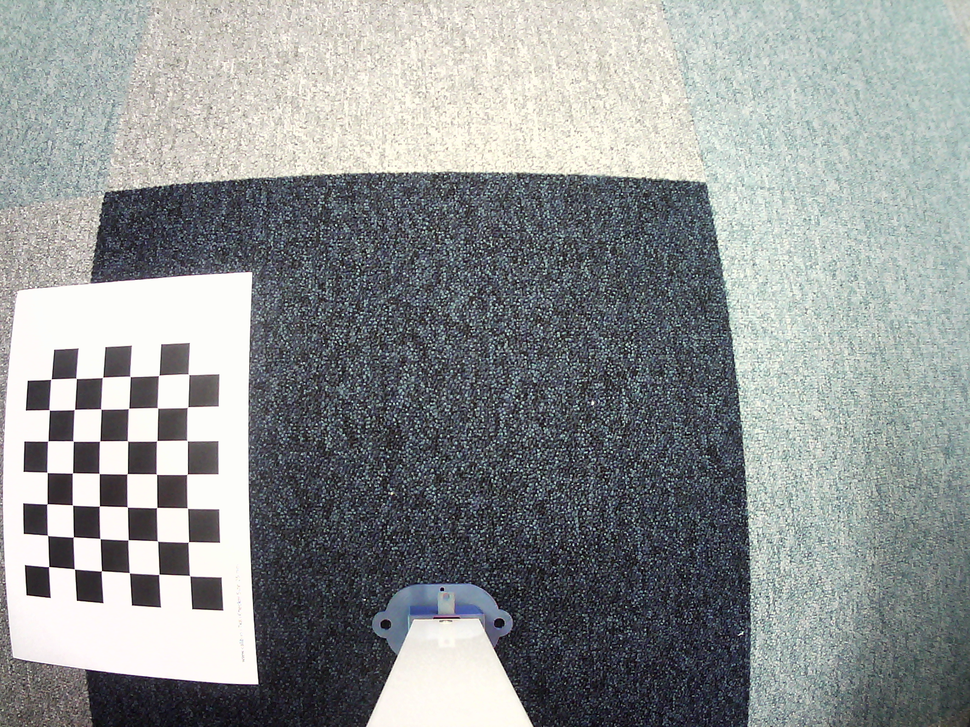
//> input picture eurobot_ws/src/computing_zone/aruco_detection/assets/calibration_photos/photo_11.png, 970 x 727 px, shrunk from 1600 x 1200 before the run; its folder holds only this picture in this run
$ ./camera_calibration   (built with g++ and OpenCV 4)
//> lines starting //> are read from the running program, lines starting //| are printed output that depends on the picture; after the words box and inside, x2 and y2 are one past the last pixel; in counts of white or black regions, pixels touching at a corner belong together
#include <opencv2/opencv.hpp>
#include <opencv2/core.hpp>
#include <opencv2/imgproc.hpp>
#include <opencv2/highgui.hpp>
#include <opencv2/calib3d.hpp>
#include <iostream>
#include <vector>
#include <string>
#include <glob.h>
#include <fstream>

using namespace cv;
using namespace std;

vector<String> getImages(const string& pattern) {
    vector<String> filenames;
    glob(pattern, filenames, false);
    return filenames;
}

int main() {
    // Termination criteria
    TermCriteria criteria(TermCriteria::EPS + TermCriteria::MAX_ITER, 30, 0.001);

    // Prepare object points
    vector<Point3f> objp;
    for (int i = 0; i < 6; i++) {
        for (int j = 0; j < 7; j++) {
            objp.push_back(Point3f((float)j, (float)i, 0));
        }
    }

    vector<vector<Point3f>> objpoints;
    vector<vector<Point2f>> imgpoints;

    // Get list of calibration images
    vector<String> images = getImages("/wolvi/src/computing_zone/aruco_detection/assets/calibration_photos/*.png");

    Mat gray, img;
    Size patternSize(7, 6);

    for (size_t i = 0; i < images.size(); i++) {
        img = imread(images[i]);
//> img is the input picture: 727 rows x 970 cols, CV_8UC3; mean B, G, R 147.7, 147.6, 143.6
        cvtColor(img, gray, COLOR_BGR2GRAY);

        vector<Point2f> corners;
        bool found = findChessboardCorners(gray, patternSize, corners);
//> corners = 42 Points (x, y), first 12: [48.63, 566.5], [47.49, 535.4], [47.05, 503.7], [47.06, 472.4], [47.83, 440.9], [49.23, 409.9], [50.99, 379.1], [74.39, 569], [73.37, 536.9], [72.48, 505], [72.47, 472.9], [73.19, 441.1]; found = true

        if (found) {
            cornerSubPix(gray, corners, Size(11, 11), Size(-1, -1), criteria);
//> corners = 42 Points (x, y), first 12: [48.62, 566.6], [47.48, 535.4], [46.85, 503.8], [47.07, 472.4], [47.69, 440.9], [49.21, 409.8], [50.85, 379.2], [74.38, 568.9], [73.26, 537.1], [72.46, 505.1], [72.41, 472.9], [73.08, 441]
            imgpoints.push_back(corners);
//> imgpoints = 1 point lists
            objpoints.push_back(objp);

            drawChessboardCorners(img, patternSize, corners, found);
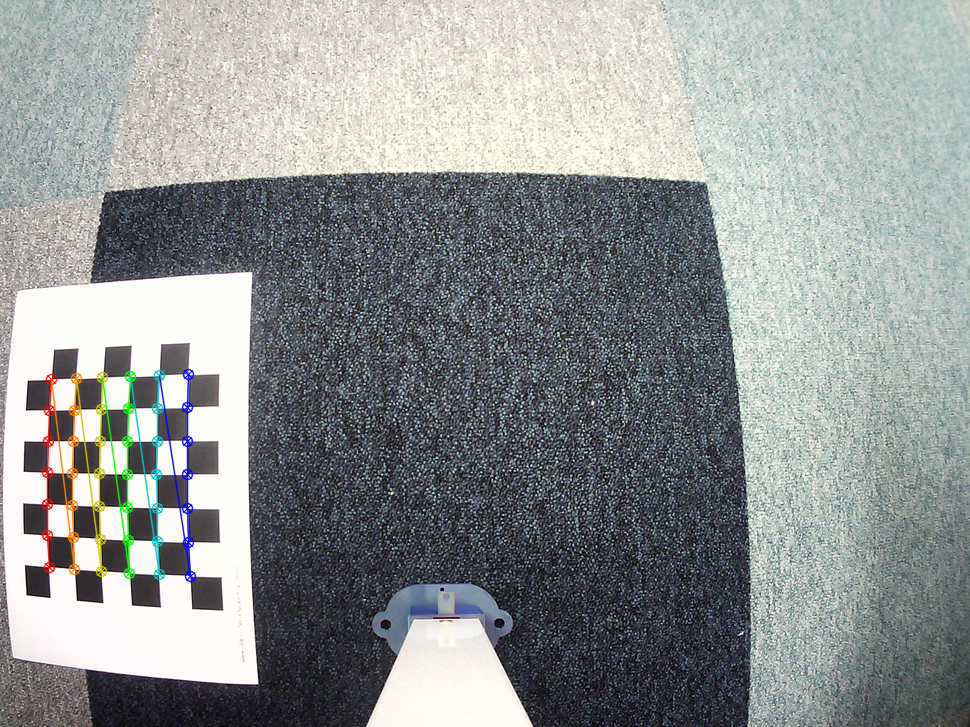
//> img: 727 rows x 970 cols, CV_8UC3; 1.35% of pixels changed, all inside (x1, y1, x2, y2) = (41, 368, 197, 583)
            imshow("Chessboard", img);
            waitKey(500);
        }
    }

    destroyAllWindows();

    // Calibrate the camera
    Mat mtx, dist, R, T;
    vector<Mat> rvecs, tvecs;
    calibrateCamera(objpoints, imgpoints, gray.size(), mtx, dist, rvecs, tvecs);
//> mtx = [[708.4, 0, 455.1], [0, 712.2, 395.5], [0, 0, 1]]; dist = [-0.386, 0.171, -0.00451, -0.000995, -0.0267]

    // Save calibration parameters to different text files
    ofstream calibFileCM("/wolvi/src/computing_zone/aruco_detection/calibration_values/camera_matrix_output.txt");

    if (calibFileCM.is_open()) { calibFileCM << "Camera Matrix (mtx):\n" << mtx << "\n"; }
    else { cerr << "Unable to open file for writing calibration data." << endl; }

    ofstream calibFileDC("/wolvi/src/computing_zone/aruco_detection/calibration_values/distortion_coefficients_output.txt");

    if (calibFileDC.is_open()) { calibFileDC << "Distortion Coefficients (dist):\n" << dist << "\n"; }
    else { cerr << "Unable to open file for writing calibration data." << endl; }

    return 0;
}

$ run again, on eurobot_ws/src/computing_zone/aruco_detection/assets/calibration_photos/photo_37.png
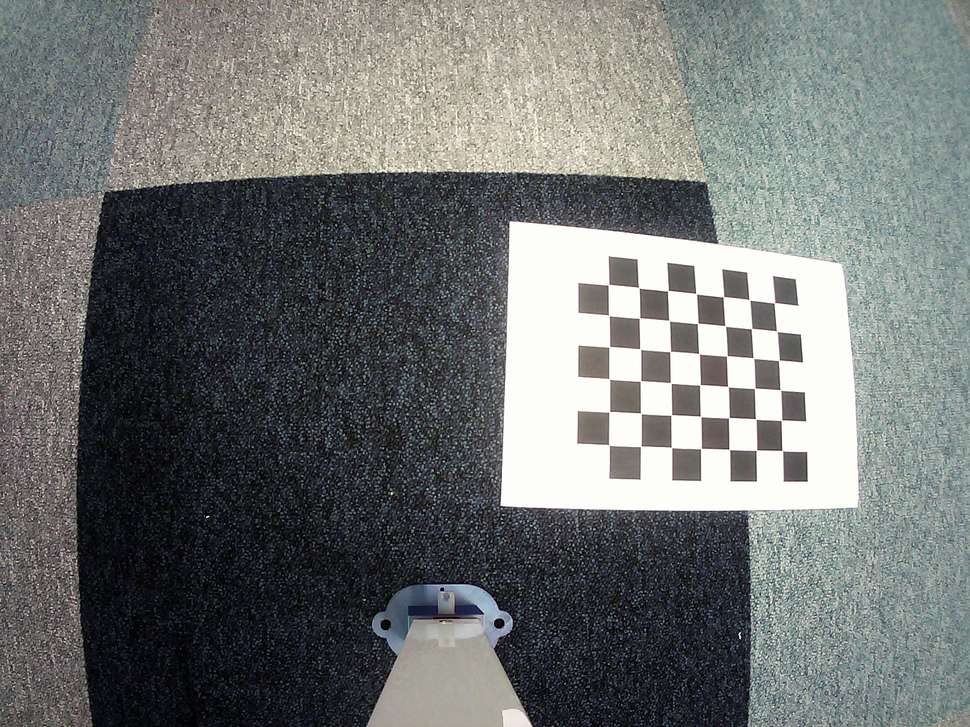
//> input picture eurobot_ws/src/computing_zone/aruco_detection/assets/calibration_photos/photo_37.png, 970 x 727 px, shrunk from 1600 x 1200 before the run
//> img is the input picture: 727 rows x 970 cols, CV_8UC3; mean B, G, R 113.7, 114.7, 111.8
//> `bool found = findChessboardCorners(gray, patternSize, corners);`: corners = 42 Points (x, y), first 12: [782.2, 450.5], [756.5, 450.2], [729.2, 449.4], [700.8, 448.6], [671.5, 447.5], [640.7, 446.4], [609, 445.1], [781.5, 420.3], [755.6, 418.9], [728.8, 417.7], [700.5, 416.4], [671.3, 415]; found = true
//> `cornerSubPix(gray, corners, Size(11, 11), Size(-1, -1), criteria);`: corners = 42 Points (x, y), first 12: [782.3, 450.6], [756.4, 450.2], [729.3, 449.4], [700.9, 448.6], [671.4, 447.4], [640.7, 446.4], [608.9, 444.9], [781.4, 420.3], [755.7, 419], [728.7, 417.7], [700.6, 416.4], [671.3, 414.9]
//> imgpoints = 1 point lists
//> `drawChessboardCorners(img, patternSize, corners, found);`:
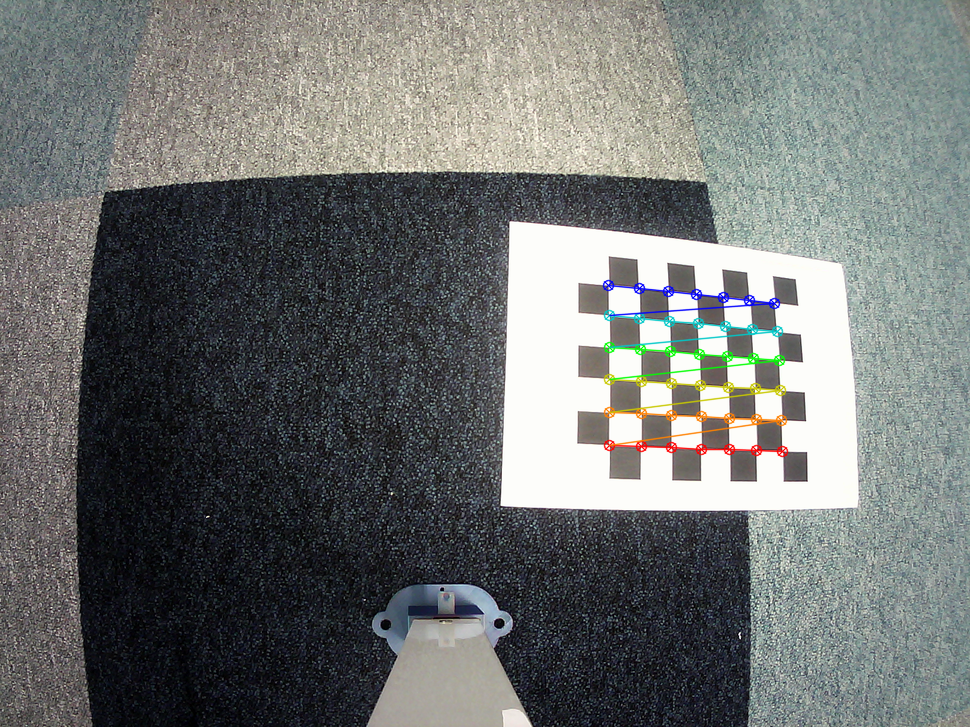
//> img: 727 rows x 970 cols, CV_8UC3; 1.25% of pixels changed, all inside (x1, y1, x2, y2) = (602, 279, 789, 458)
//> mtx = [[585, 0, 422.8], [0, 568.3, 330.4], [0, 0, 1]]; dist = [-0.201, -0.0264, 0.0121, 0.011, 0.0576]

$ run again, on eurobot_ws/src/computing_zone/aruco_detection/assets/calibration_photos/photo_41.png
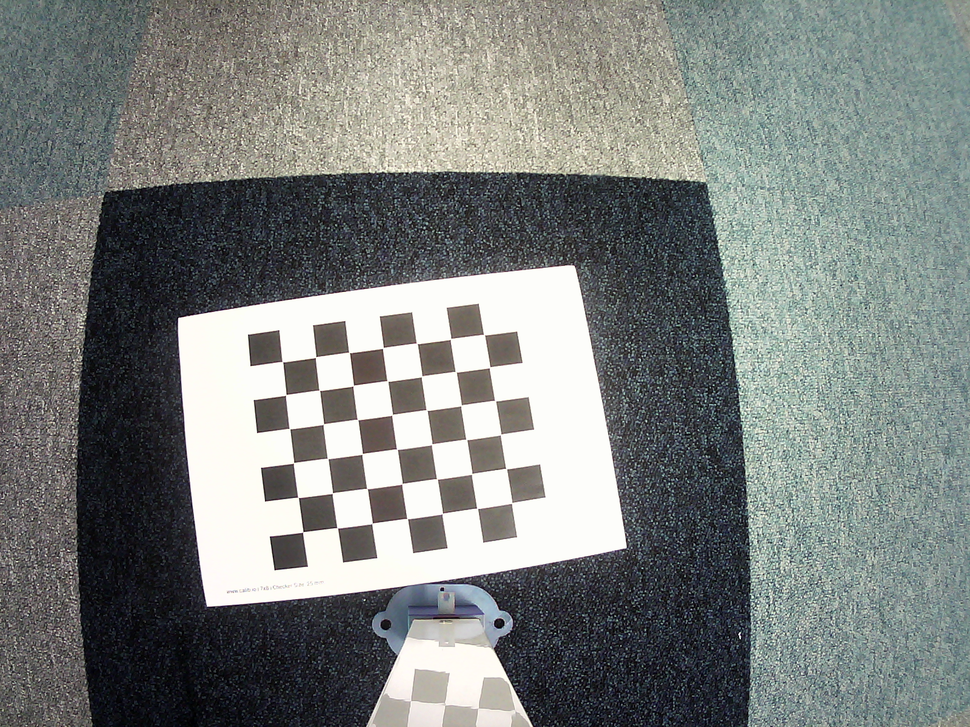
//> input picture eurobot_ws/src/computing_zone/aruco_detection/assets/calibration_photos/photo_41.png, 970 x 727 px, shrunk from 1600 x 1200 before the run
//> img is the input picture: 727 rows x 970 cols, CV_8UC3; mean B, G, R 126.1, 128.5, 124.2
//> `bool found = findChessboardCorners(gray, patternSize, corners);`: corners = 42 Points (x, y), first 12: [282.4, 361.6], [315.6, 357.1], [348.9, 352.4], [382.8, 347.9], [416.6, 343.3], [450.6, 338.7], [484, 334.6], [285.8, 394.7], [319.3, 390.3], [353.4, 385.4], [387.5, 381], [421.6, 376.3]; found = true
//> `cornerSubPix(gray, corners, Size(11, 11), Size(-1, -1), criteria);`: corners = 42 Points (x, y), first 12: [282.4, 361.6], [315.6, 357.2], [349.1, 352.4], [382.8, 347.9], [416.7, 343.4], [450.5, 338.9], [484, 334.6], [285.7, 394.9], [319.3, 390.3], [353.3, 385.6], [387.4, 380.9], [421.6, 376.4]
//> imgpoints = 1 point lists
//> `drawChessboardCorners(img, patternSize, corners, found);`:
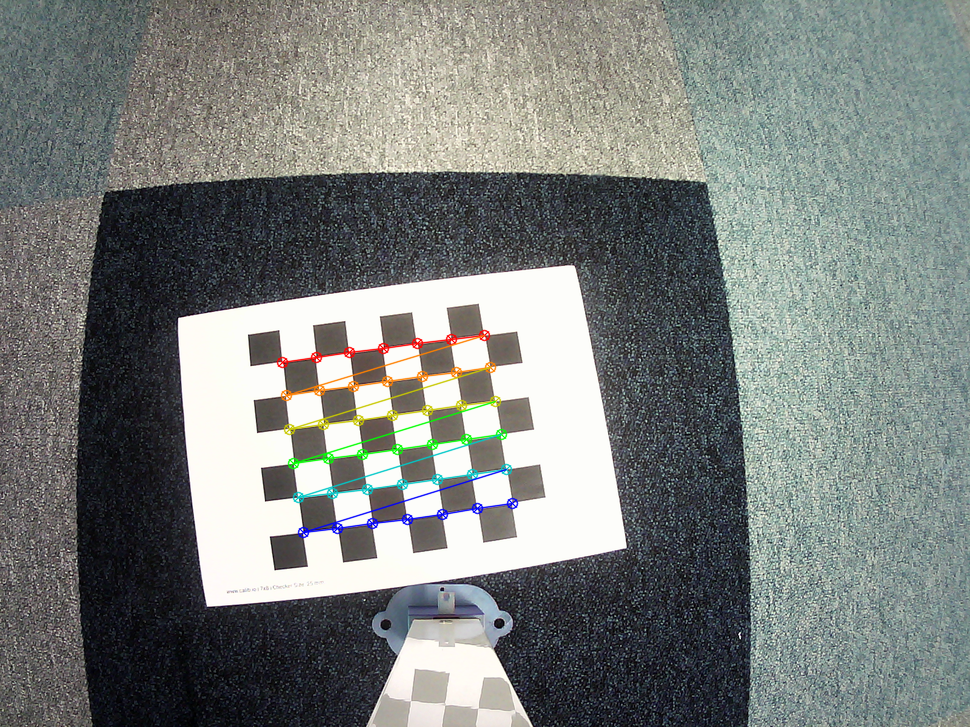
//> img: 727 rows x 970 cols, CV_8UC3; 1.42% of pixels changed, all inside (x1, y1, x2, y2) = (276, 329, 519, 539)
//> mtx = [[3233.3, 0, 365.6], [0, 3106.3, 375.9], [0, 0, 1]]; dist = [-5.23, -756.1, 0.313, 0.0603, 77418.1]

$ run again, on eurobot_ws/src/computing_zone/aruco_detection/assets/calibration_photos/photo_42.png
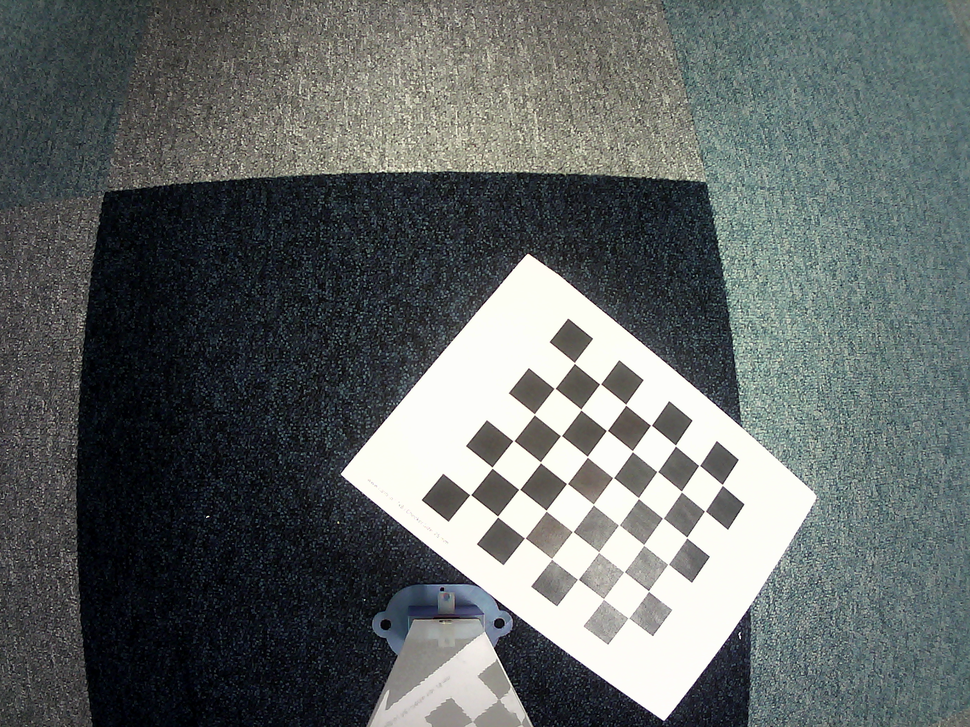
//> input picture eurobot_ws/src/computing_zone/aruco_detection/assets/calibration_photos/photo_42.png, 970 x 727 px, shrunk from 1600 x 1200 before the run
//> img is the input picture: 727 rows x 970 cols, CV_8UC3; mean B, G, R 102, 102.8, 97.2
//> `bool found = findChessboardCorners(gray, patternSize, corners);`: corners = 42 Points (x, y), first 12: [574.3, 363.2], [600.3, 383.8], [625.6, 404.5], [650.7, 425.2], [675.5, 445.4], [699, 465.4], [722.3, 484.6], [554.5, 388.4], [580.8, 409.4], [606.7, 430.3], [632.3, 451.2], [657.4, 471.6]; found = true
//> `cornerSubPix(gray, corners, Size(11, 11), Size(-1, -1), criteria);`: corners = 42 Points (x, y), first 12: [574.4, 362.9], [600.2, 383.9], [625.7, 404.6], [651, 425.2], [675.4, 445.5], [699.3, 465.5], [722.2, 484.8], [554.6, 388.3], [580.8, 409.5], [606.8, 430.4], [632.4, 451.1], [657.4, 471.5]
//> imgpoints = 1 point lists
//> `drawChessboardCorners(img, patternSize, corners, found);`:
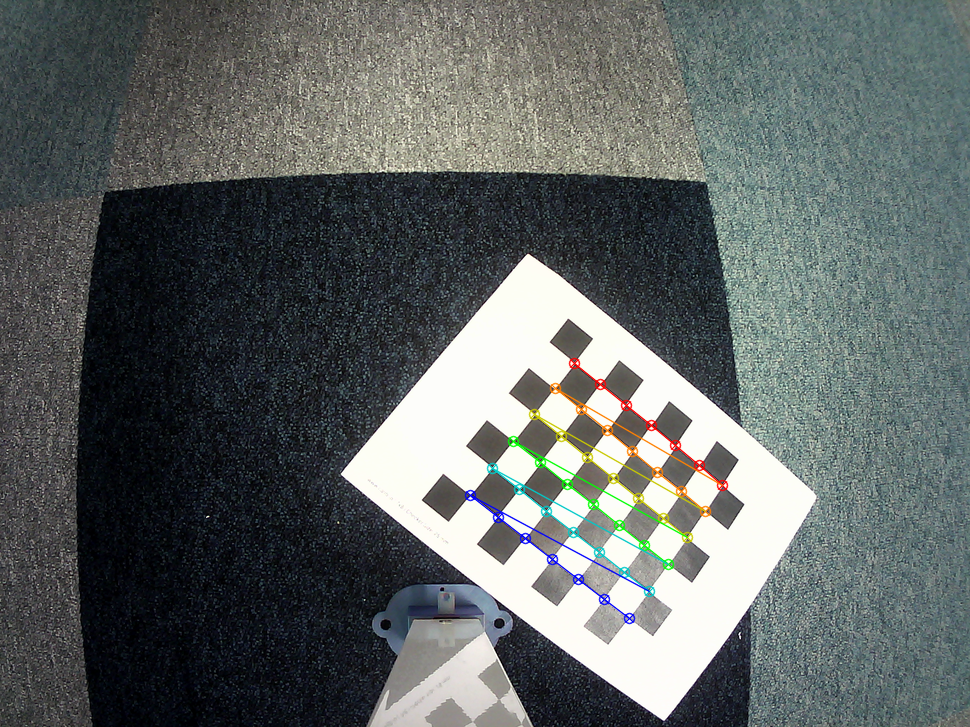
//> img: 727 rows x 970 cols, CV_8UC3; 1.24% of pixels changed, all inside (x1, y1, x2, y2) = (464, 357, 729, 625)
//> mtx = [[1205.4, 0, 488.2], [0, 1209.8, 362.9], [0, 0, 1]]; dist = [-0.24, -7.81, 0.000867, -0.0571, 52.12]

$ run again, on eurobot_ws/src/computing_zone/aruco_detection/assets/calibration_photos/photo_22.png
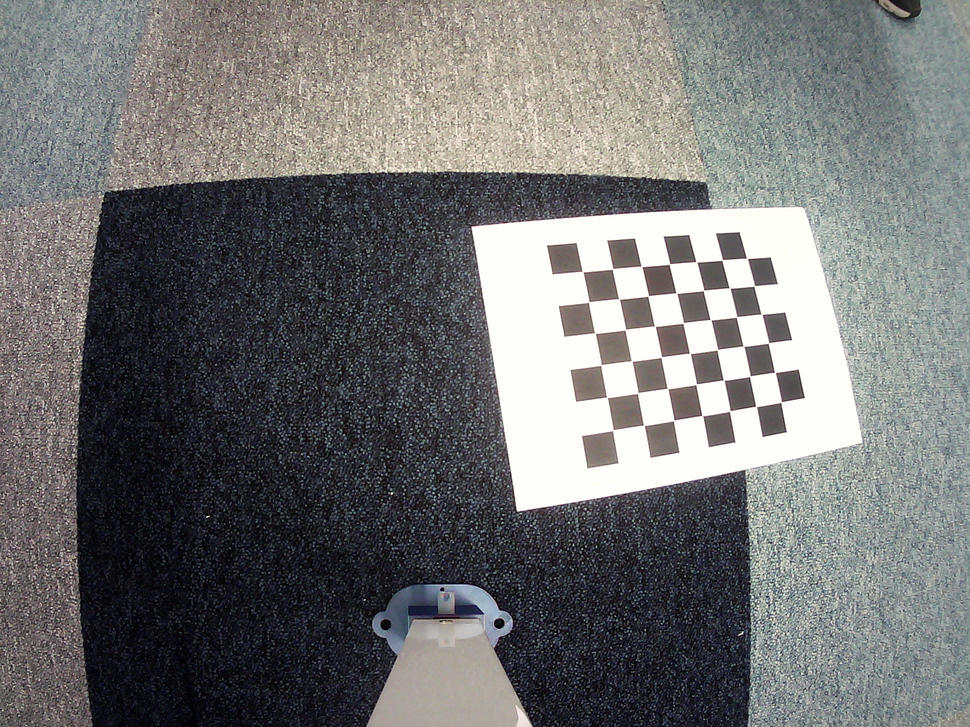
//> input picture eurobot_ws/src/computing_zone/aruco_detection/assets/calibration_photos/photo_22.png, 970 x 727 px, shrunk from 1600 x 1200 before the run
//> img is the input picture: 727 rows x 970 cols, CV_8UC3; mean B, G, R 114, 113.6, 113.4
//> `bool found = findChessboardCorners(gray, patternSize, corners);`: corners = 42 Points (x, y), first 12: [582.6, 271.6], [612.5, 268.8], [641.4, 266.3], [669.4, 264], [696.4, 261.9], [722.2, 260.1], [746.9, 258.4], [588.6, 301.9], [619, 299], [648.1, 296], [676.4, 293.1], [703.5, 290.4]; found = true
//> `cornerSubPix(gray, corners, Size(11, 11), Size(-1, -1), criteria);`: corners = 42 Points (x, y), first 12: [582.6, 271.6], [612.5, 268.8], [641.5, 266.4], [669.4, 264.1], [696.4, 261.8], [722.2, 260], [747, 258.3], [588.7, 302], [618.9, 298.9], [648.3, 295.8], [676.4, 293.1], [703.5, 290.4]
//> imgpoints = 1 point lists
//> `drawChessboardCorners(img, patternSize, corners, found);`:
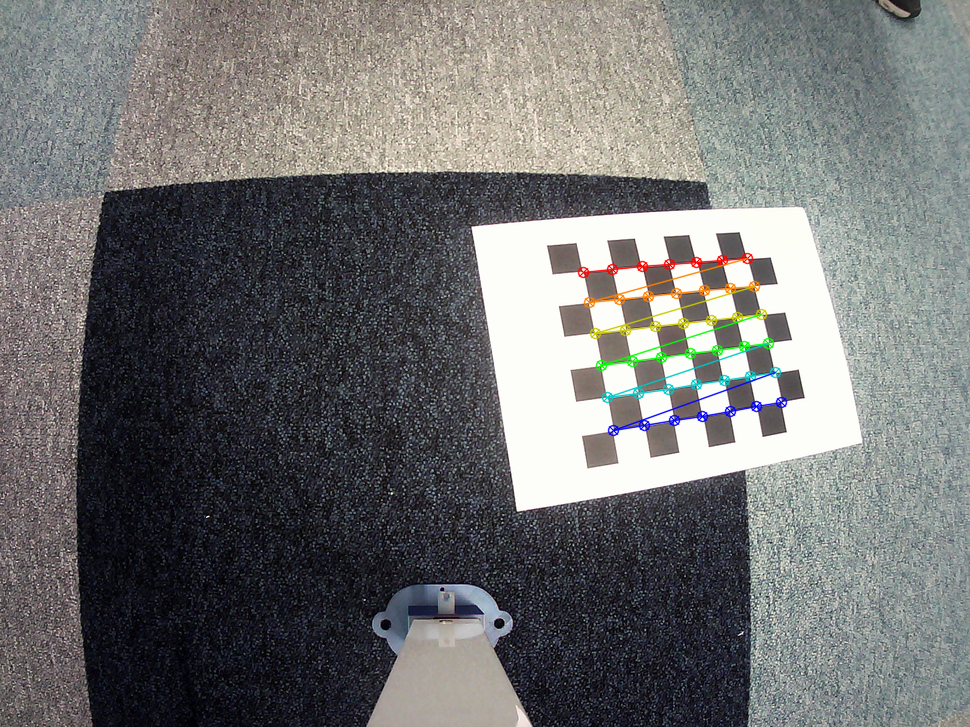
//> img: 727 rows x 970 cols, CV_8UC3; 1.23% of pixels changed, all inside (x1, y1, x2, y2) = (577, 252, 788, 437)
//> mtx = [[417.6, 0, 439.7], [0, 411.2, 379.3], [0, 0, 1]]; dist = [-0.117, 0.0028, 0.0008, 0.00679, 0.00653]
